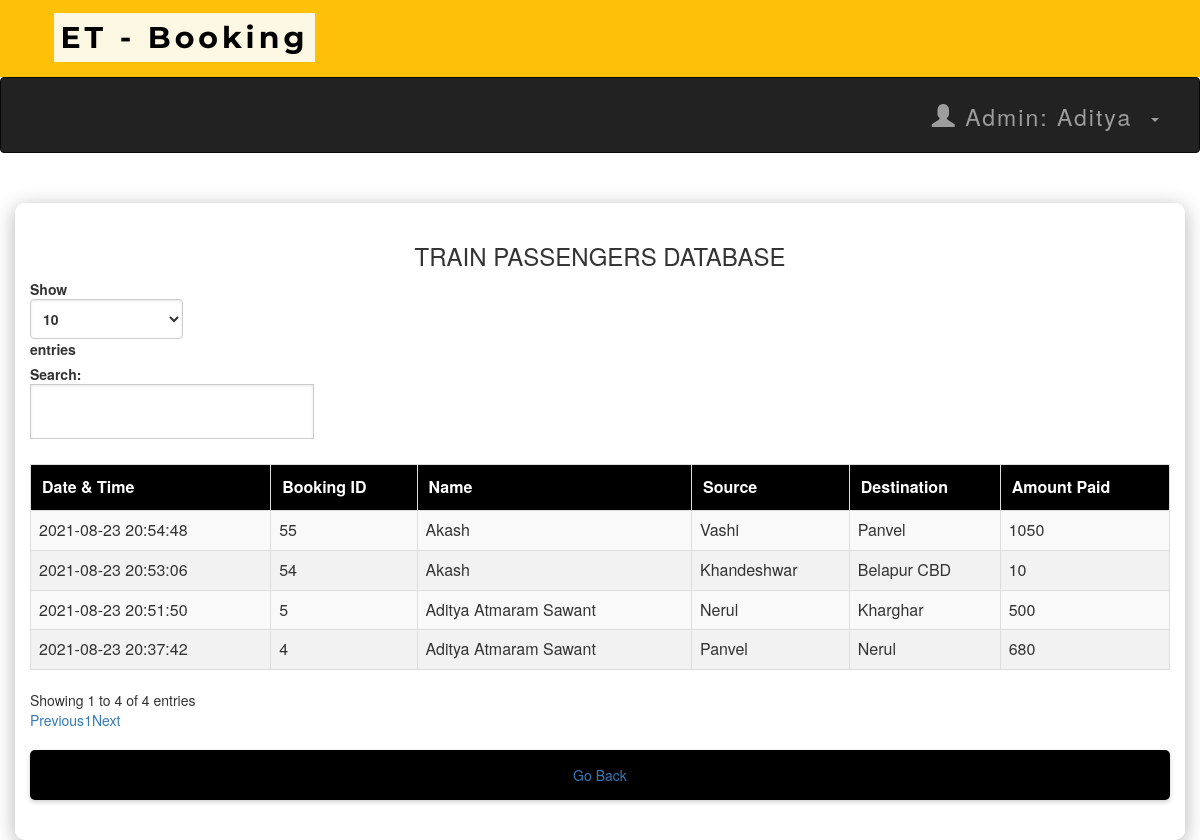
/admintraindb.php (signed in), run on the app's committed database.
### tables this page shows
CREATE TABLE `transactions` (
  `T_No.` int(10) NOT NULL,
  `email` varchar(50) NOT NULL,
  `source` varchar(50) NOT NULL,
  `dest` varchar(50) NOT NULL,
  `Name` varchar(50) NOT NULL,
  `Class` varchar(25) NOT NULL,
  `Type` varchar(25) NOT NULL,
  `NoOfpass` int(11) NOT NULL,
  `card_no` int(25) NOT NULL,
  `expmonth` int(2) NOT NULL,
  `expyear` int(2) NOT NULL,
  `cvv` int(3) NOT NULL,
  `pin` int(4) NOT NULL,
  `Date` datetime NOT NULL DEFAULT current_timestamp(),
  `Amt` int(10) NOT NULL,
  `Route` varchar(25) NOT NULL
);

### admintraindb.php (the view, shortened to what this page needs)
<?php
include 'connect.php';
include 'adminheader.php';
?>
<!DOCTYPE html>
<html>
<head>
    <link rel='stylesheet' href='index.css'>
    <link rel="stylesheet" href="https://maxcdn.bootstrapcdn.com/bootstrap/3.3.6/css/bootstrap.min.css" />
    <link rel="stylesheet" href="https://cdn.datatables.net/1.10.12/css/dataTables.bootstrap.min.css" />
</head>
<body>
    <div class="container">
        <h3>TRAIN PASSENGERS DATABASE</h3>
        <div class="table-responsive">
            <table id="data" class="table table-striped table-bordered">
                <thead>
                    <tr>
                        <th>Date & Time</th>
                        <th>Booking ID</th>
                        <th>Name</th>
                        <th>Source</th>
                        <th>Destination</th>
                        <th>Amount Paid</th>
                    </tr>
                </thead>
                <tbody>
                    <?php
                    $result = mysqli_query($connect, "SELECT * FROM transactions");
                    while ($row = mysqli_fetch_assoc($result)):
                    ?>
                    <tr>
                        <td><?php echo $row['Date']; ?></td>
                        <td><?php echo $row['T_No.']; ?></td>
                        <td><?php echo $row['Name']; ?></td>
                        <td><?php echo $row['source']; ?></td>
                        <td><?php echo $row['dest']; ?></td>
                        <td><?php echo $row['Amt']; ?></td>
                    </tr>
                    <?php endwhile; ?>
                </tbody>
            </table>
        </div>
        <div class="back-button">
            <a href='admin.php'><button><span>Go Back</span></button></a>
        </div>
    </div>
</body>
</html>

### index.css (style rules this page uses)
*, *:before, *:after { box-sizing: border-box; }
body { background-color: #ffffff; font-family: 'Nunito', sans-serif; color: #333333; }
a { text-decoration: none; color: #333; }
td { text-align: center; }
button { padding: 15px; color: #FFF; background-color: #000; font-size: 18px; text-align: center; border-radius: 5px; width: 100%; border: none; box-shadow: 0 2px 5px rgba(0, 0, 0, 0.2); transition: background-color 0.3s, box-shadow 0.3s; }

### adminheader.php (style rules this page uses)
body { background: url('a4.jpg') no-repeat center center fixed; background-size: cover; color: white; }

### admintraindb.php (style rules this page uses)
body { background: url('a4.jpg') no-repeat center center fixed; background-size: cover; font-family: Montserrat, sans-serif; color: white; }
.container { background-color: rgba(255, 255, 255, 0.8); border-radius: 10px; padding: 20px; margin-top: 50px; box-shadow: 0 4px 20px rgba(0, 0, 0, 0.3); }
table#data { font-size: 16px; border-collapse: collapse; width: 100%; }
#data td, #data th { border: 1px solid #ddd; text-align: left; padding: 8px; }
#data tr:nth-child(even) { background-color: #f2f2f2; }
#data th { padding: 11px; background-color: black; color: white; }
button { background-color: black; border-color: black; color: white; transition: background-color 0.3s ease; }
h3 { text-align: center; }
.back-button { display: block; margin: 20px auto; text-align: center; }

### data on the page
transactions: Date "2021-08-23 20:37:42", value "4", Name "Aditya Atmaram Sawant", source "Panvel", dest "Nerul", Amt "680"
transactions: Date "2021-08-23 20:51:50", value "5", Name "Aditya Atmaram Sawant", source "Nerul", dest "Kharghar", Amt "500"
transactions: Date "2021-08-23 20:53:06", value "54", Name "Akash", source "Khandeshwar", dest "Belapur CBD", Amt "10"
transactions: Date "2021-08-23 20:54:48", value "55", Name "Akash", source "Vashi", dest "Panvel", Amt "1050"

### other printed values
$_SESSION['name'] "Aditya"
